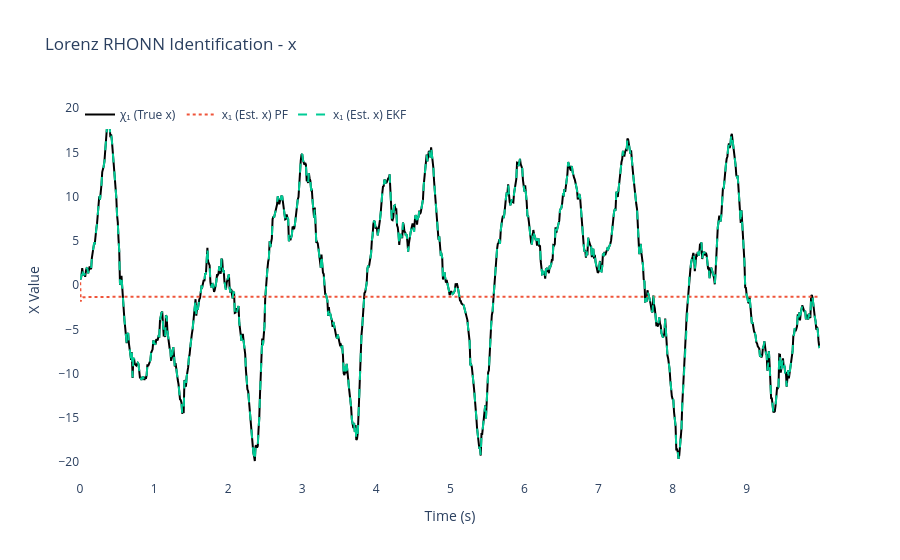
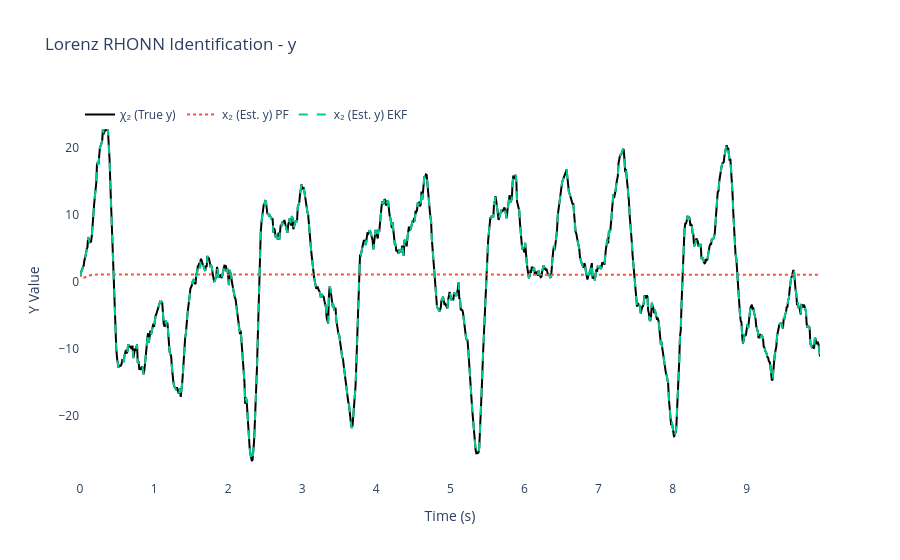
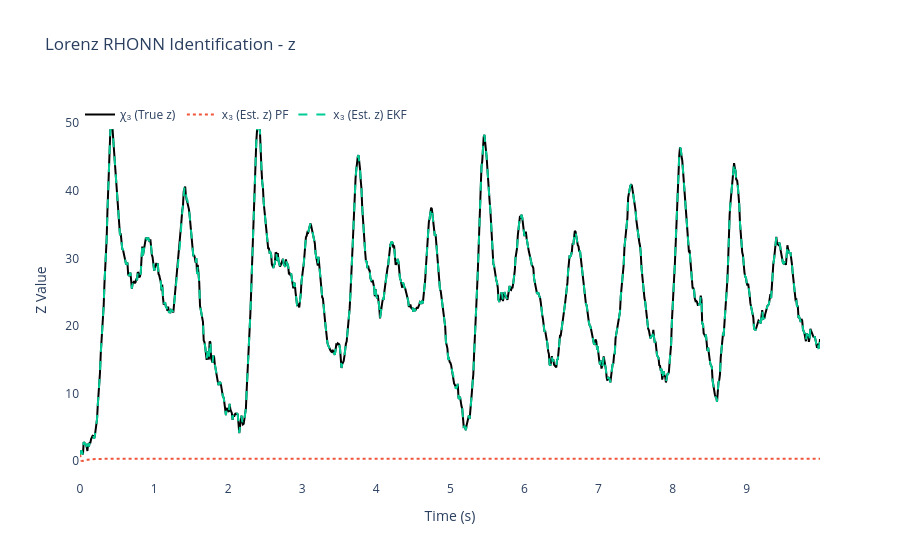
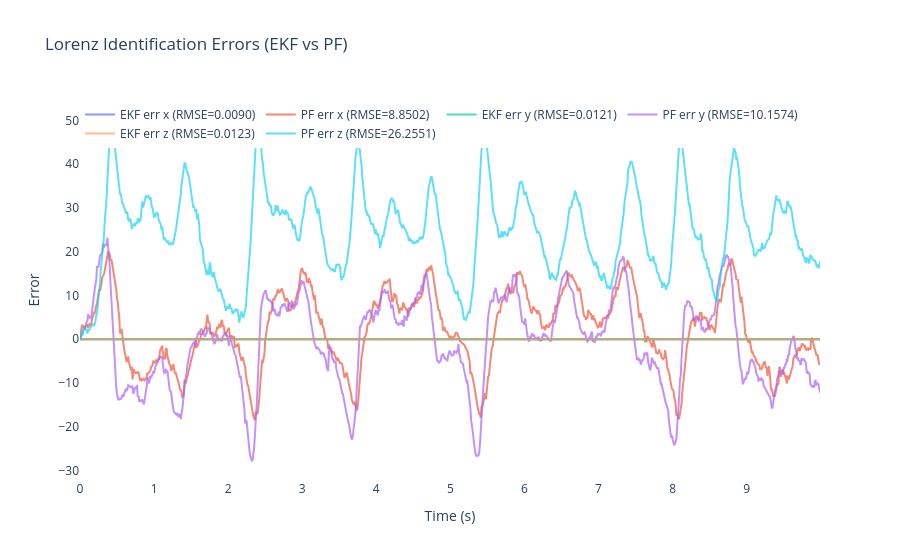

Notebook source saved alongside these figures, in order:
### Markdown cell above
## 📈 Results Analysis and Performance Visualization (MSE + RMSE)

This section analyzes the simulation results and creates visualizations comparing EKF vs PF under the simplified 7-feature RHONN.

### **Performance Metrics Reported:**
- **Per-State MSE & RMSE**: x, y, z tracking quality
- **RMSE Emphasis**: Easier physical interpretability (same units as states)
- **Relative Gain**: PF typically improves both MSE and RMSE vs EKF

### **Metric Definitions:**
```
MSE  = (1/N) * Σ (x_true - x_est)^2
RMSE = sqrt(MSE)
```

### **Why Keep Both?**
- **MSE**: Highlights large deviations (quadratic penalty)
- **RMSE**: Direct scale of residual error (intuitive magnitude)

### **Visualization Set:**
1. **State Trajectories** (True vs EKF vs PF)
2. **Error Time Series** (labelled with RMSE)
3. **3D Phase Space Overlay** (attractor reconstruction quality)

### **Success Criteria:**
- PF RMSE < EKF RMSE in all states
- Smooth PF error evolution (less oscillatory)
- Closer 3D attractor overlap for PF

The following code cell computes and prints both metrics and renders the comparison figures.

### Code cell
# ============================================================
# 6) Results & plots for Lorenz System (MSE + RMSE)
# ============================================================
import numpy as np
import plotly.graph_objects as go

# MSE
mse_x1_ekf = np.mean((x_true[:, 0] - x_hat_ekf[:, 0])**2)  # x
mse_x2_ekf = np.mean((x_true[:, 1] - x_hat_ekf[:, 1])**2)  # y
mse_x3_ekf = np.mean((x_true[:, 2] - x_hat_ekf[:, 2])**2)  # z

mse_x1_pf = np.mean((x_true[:, 0] - x_hat_pf[:, 0])**2)   # x
mse_x2_pf = np.mean((x_true[:, 1] - x_hat_pf[:, 1])**2)   # y
mse_x3_pf = np.mean((x_true[:, 2] - x_hat_pf[:, 2])**2)   # z

# RMSE
rmse_x1_ekf = np.sqrt(mse_x1_ekf)
rmse_x2_ekf = np.sqrt(mse_x2_ekf)
rmse_x3_ekf = np.sqrt(mse_x3_ekf)
rmse_x1_pf  = np.sqrt(mse_x1_pf)
rmse_x2_pf  = np.sqrt(mse_x2_pf)
rmse_x3_pf  = np.sqrt(mse_x3_pf)

print("\nFinal EKF-RHONN Weights:")
for i in range(3):
    print(f"  Neuron {i+1} (x{i+1}): {ekf_trainer.weights[i]}")

print("\nFinal PF-RHONN Weight Estimates:")
pf_estimates = pf_trainer.get_estimate()
for i in range(3):
    print(f"  Neuron {i+1} (x{i+1}): {pf_estimates[i]}")

print("\n--- Performance Comparison (MSE / RMSE) ---")
print(f"EKF MSE x (x1): {mse_x1_ekf:.6f} | RMSE: {rmse_x1_ekf:.6f}")
print(f"EKF MSE y (x2): {mse_x2_ekf:.6f} | RMSE: {rmse_x2_ekf:.6f}")
print(f"EKF MSE z (x3): {mse_x3_ekf:.6f} | RMSE: {rmse_x3_ekf:.6f}")
print(f"PF  MSE x (x1): {mse_x1_pf:.6f} | RMSE: {rmse_x1_pf:.6f}")
print(f"PF  MSE y (x2): {mse_x2_pf:.6f} | RMSE: {rmse_x2_pf:.6f}")
print(f"PF  MSE z (x3): {mse_x3_pf:.6f} | RMSE: {rmse_x3_pf:.6f}")

states_info = [
    {'idx': 0, 'var': 'x', 'desc': 'Lorenz X State', 'y_label': 'X Value', 'chi': 'χ₁ (True x)', 'x': 'x₁ (Est. x)'},
    {'idx': 1, 'var': 'y', 'desc': 'Lorenz Y State', 'y_label': 'Y Value', 'chi': 'χ₂ (True y)', 'x': 'x₂ (Est. y)'},
    {'idx': 2, 'var': 'z', 'desc': 'Lorenz Z State', 'y_label': 'Z Value', 'chi': 'χ₃ (True z)', 'x': 'x₃ (Est. z)'}
]

for state_info in states_info:
    i = state_info['idx']
    trace_plant = go.Scatter(x=t_history, y=x_true[:, i], mode='lines', name=state_info['chi'], line=dict(color='black', width=2))
    trace_pf = go.Scatter(x=t_history, y=x_hat_pf[:, i], mode='lines', name=f"{state_info['x']} PF", line=dict(dash='dot'))
    trace_ekf = go.Scatter(x=t_history, y=x_hat_ekf[:, i], mode='lines', name=f"{state_info['x']} EKF", line=dict(dash='dash'))

    fig = go.Figure([trace_plant, trace_pf, trace_ekf])
    fig.update_layout(
        title=f'Lorenz RHONN Identification - {state_info["var"]}',
        xaxis_title='Time (s)',
        yaxis_title=state_info['y_label'],
        legend=dict(x=0, y=1, orientation='h'),
        font=dict(size=12),
        plot_bgcolor='white',
        paper_bgcolor='white'
    )
    fig.show()

# Errors for all three states
error_x1_ekf = x_true[:, 0] - x_hat_ekf[:, 0]
error_x2_ekf = x_true[:, 1] - x_hat_ekf[:, 1]
error_x3_ekf = x_true[:, 2] - x_hat_ekf[:, 2]
error_x1_pf = x_true[:, 0] - x_hat_pf[:, 0]
error_x2_pf = x_true[:, 1] - x_hat_pf[:, 1]
error_x3_pf = x_true[:, 2] - x_hat_pf[:, 2]

fig2 = go.Figure()
fig2.add_trace(go.Scatter(x=t_history, y=error_x1_ekf, mode='lines', name=f'EKF err x (RMSE={rmse_x1_ekf:.4f})', opacity=0.7))
fig2.add_trace(go.Scatter(x=t_history, y=error_x1_pf, mode='lines', name=f'PF err x (RMSE={rmse_x1_pf:.4f})', opacity=0.7))
fig2.add_trace(go.Scatter(x=t_history, y=error_x2_ekf, mode='lines', name=f'EKF err y (RMSE={rmse_x2_ekf:.4f})', opacity=0.7))
fig2.add_trace(go.Scatter(x=t_history, y=error_x2_pf, mode='lines', name=f'PF err y (RMSE={rmse_x2_pf:.4f})', opacity=0.7))
fig2.add_trace(go.Scatter(x=t_history, y=error_x3_ekf, mode='lines', name=f'EKF err z (RMSE={rmse_x3_ekf:.4f})', opacity=0.7))
fig2.add_trace(go.Scatter(x=t_history, y=error_x3_pf, mode='lines', name=f'PF err z (RMSE={rmse_x3_pf:.4f})', opacity=0.7))
fig2.update_layout(
    title='Lorenz Identification Errors (EKF vs PF)',
    xaxis_title='Time (s)',
    yaxis_title='Error',
    legend=dict(x=0, y=1, orientation='h'),
    font=dict(size=12),
    plot_bgcolor='white',
    paper_bgcolor='white'
)
fig2.show()

# 3D Phase space
fig3d = go.Figure()
fig3d.add_trace(go.Scatter3d(x=x_true[:, 0], y=x_true[:, 1], z=x_true[:, 2], mode='lines', name='True', line=dict(color='black', width=3)))
fig3d.add_trace(go.Scatter3d(x=x_hat_ekf[:, 0], y=x_hat_ekf[:, 1], z=x_hat_ekf[:, 2], mode='lines', name='EKF', line=dict(color='red', width=2, dash='dash')))
fig3d.add_trace(go.Scatter3d(x=x_hat_pf[:, 0], y=x_hat_pf[:, 1], z=x_hat_pf[:, 2], mode='lines', name='PF', line=dict(color='blue', width=2, dash='dot')))
fig3d.update_layout(title='Lorenz - 3D Phase Space (EKF vs PF)', scene=dict(xaxis_title='X', yaxis_title='Y', zaxis_title='Z'), font=dict(size=12))
fig3d.show()

### Figure 1 — Plotly figure (JSON) as saved in the notebook; plotly's stock layout.template omitted (floating-point values rounded to 4 significant figures; data arrays with more than 128 entries replaced by an {"elided": "..."} marker saying what was removed)
{"data": [{"line": {"color": "black", "width": 2}, "mode": "lines", "name": "χ₁ (True x)", "type": "scatter", "x": {"elided": "1000 float values"}, "y": {"elided": "1000 float values"}}, {"line": {"dash": "dot"}, "mode": "lines", "name": "x₁ (Est. x) PF", "type": "scatter", "x": {"elided": "1000 float values"}, "y": {"elided": "1000 float values"}}, {"line": {"dash": "dash"}, "mode": "lines", "name": "x₁ (Est. x) EKF", "type": "scatter", "x": {"elided": "1000 float values"}, "y": {"elided": "1000 float values"}}], "layout": {"font": {"size": 12}, "legend": {"orientation": "h", "x": 0, "y": 1}, "paper_bgcolor": "white", "plot_bgcolor": "white", "title": {"text": "Lorenz RHONN Identification - x"}, "xaxis": {"title": {"text": "Time (s)"}}, "yaxis": {"title": {"text": "X Value"}}}}

### Figure 2 — Plotly figure (JSON) as saved in the notebook; plotly's stock layout.template omitted (floating-point values rounded to 4 significant figures; data arrays with more than 128 entries replaced by an {"elided": "..."} marker saying what was removed)
{"data": [{"line": {"color": "black", "width": 2}, "mode": "lines", "name": "χ₂ (True y)", "type": "scatter", "x": {"elided": "1000 float values"}, "y": {"elided": "1000 float values"}}, {"line": {"dash": "dot"}, "mode": "lines", "name": "x₂ (Est. y) PF", "type": "scatter", "x": {"elided": "1000 float values"}, "y": {"elided": "1000 float values"}}, {"line": {"dash": "dash"}, "mode": "lines", "name": "x₂ (Est. y) EKF", "type": "scatter", "x": {"elided": "1000 float values"}, "y": {"elided": "1000 float values"}}], "layout": {"font": {"size": 12}, "legend": {"orientation": "h", "x": 0, "y": 1}, "paper_bgcolor": "white", "plot_bgcolor": "white", "title": {"text": "Lorenz RHONN Identification - y"}, "xaxis": {"title": {"text": "Time (s)"}}, "yaxis": {"title": {"text": "Y Value"}}}}

### Figure 3 — Plotly figure (JSON) as saved in the notebook; plotly's stock layout.template omitted (floating-point values rounded to 4 significant figures; data arrays with more than 128 entries replaced by an {"elided": "..."} marker saying what was removed)
{"data": [{"line": {"color": "black", "width": 2}, "mode": "lines", "name": "χ₃ (True z)", "type": "scatter", "x": {"elided": "1000 float values"}, "y": {"elided": "1000 float values"}}, {"line": {"dash": "dot"}, "mode": "lines", "name": "x₃ (Est. z) PF", "type": "scatter", "x": {"elided": "1000 float values"}, "y": {"elided": "1000 float values"}}, {"line": {"dash": "dash"}, "mode": "lines", "name": "x₃ (Est. z) EKF", "type": "scatter", "x": {"elided": "1000 float values"}, "y": {"elided": "1000 float values"}}], "layout": {"font": {"size": 12}, "legend": {"orientation": "h", "x": 0, "y": 1}, "paper_bgcolor": "white", "plot_bgcolor": "white", "title": {"text": "Lorenz RHONN Identification - z"}, "xaxis": {"title": {"text": "Time (s)"}}, "yaxis": {"title": {"text": "Z Value"}}}}

### Figure 4 — Plotly figure (JSON) as saved in the notebook; plotly's stock layout.template omitted (floating-point values rounded to 4 significant figures; data arrays with more than 128 entries replaced by an {"elided": "..."} marker saying what was removed)
{"data": [{"mode": "lines", "name": "EKF err x (RMSE=0.0090)", "opacity": 0.7, "type": "scatter", "x": {"elided": "1000 float values"}, "y": {"elided": "1000 float values"}}, {"mode": "lines", "name": "PF err x (RMSE=8.8502)", "opacity": 0.7, "type": "scatter", "x": {"elided": "1000 float values"}, "y": {"elided": "1000 float values"}}, {"mode": "lines", "name": "EKF err y (RMSE=0.0121)", "opacity": 0.7, "type": "scatter", "x": {"elided": "1000 float values"}, "y": {"elided": "1000 float values"}}, {"mode": "lines", "name": "PF err y (RMSE=10.1574)", "opacity": 0.7, "type": "scatter", "x": {"elided": "1000 float values"}, "y": {"elided": "1000 float values"}}, {"mode": "lines", "name": "EKF err z (RMSE=0.0123)", "opacity": 0.7, "type": "scatter", "x": {"elided": "1000 float values"}, "y": {"elided": "1000 float values"}}, {"mode": "lines", "name": "PF err z (RMSE=26.2551)", "opacity": 0.7, "type": "scatter", "x": {"elided": "1000 float values"}, "y": {"elided": "1000 float values"}}], "layout": {"font": {"size": 12}, "legend": {"orientation": "h", "x": 0, "y": 1}, "paper_bgcolor": "white", "plot_bgcolor": "white", "title": {"text": "Lorenz Identification Errors (EKF vs PF)"}, "xaxis": {"title": {"text": "Time (s)"}}, "yaxis": {"title": {"text": "Error"}}}}
